Frame 1 (no input): blank canvas, image omitted
Frame 60 (no input): blank canvas, image omitted
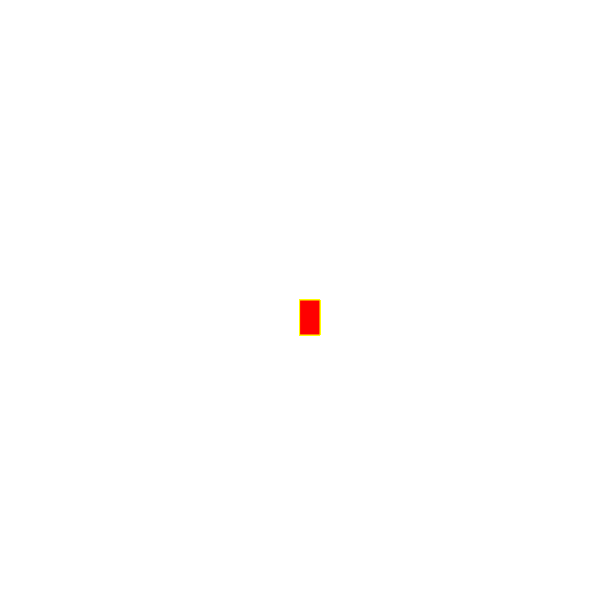
Frame 120 (the mouse pressed at the canvas centre since frame 60)

The p5.js sketch whose frames 1 and 60 were blank and that drew this single picture after the mouse press (run headless with seeded random() and noise() and a simulated clock; from frame 60 on, the mouse is pressed at the canvas centre):

// p5.js sketch
// ── sketch.js
function setup() {
  createCanvas(600, 600);
  background("white");
}

function draw() {
  
  stroke("yellow");
  fill("red");
  
  // console.log(mouseIsPressed);
  
  if (mouseIsPressed) {
    rect(mouseX,mouseY, 20, 35)
  }
}
